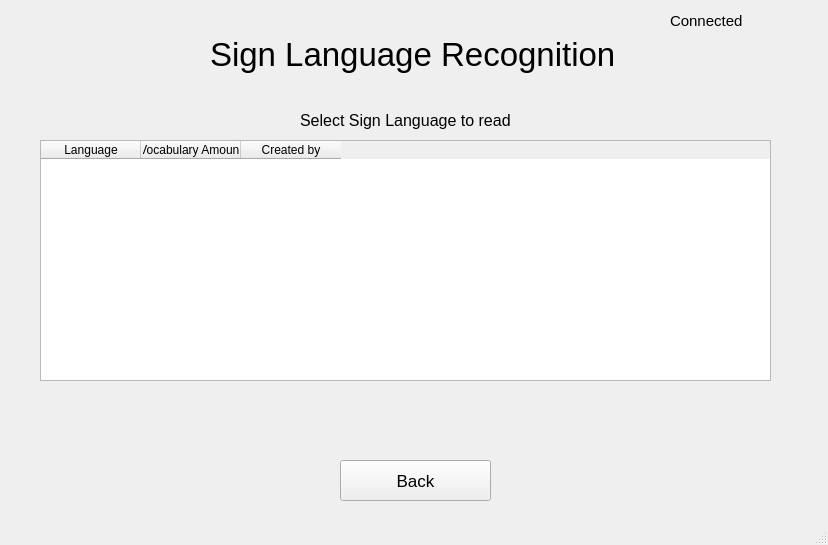
<?xml version="1.0" encoding="UTF-8"?>
<ui version="4.0">
 <class>MainWindow</class>
 <widget class="QMainWindow" name="MainWindow">
  <property name="geometry">
   <rect>
    <x>0</x>
    <y>0</y>
    <width>828</width>
    <height>545</height>
   </rect>
  </property>
  <property name="windowTitle">
   <string>MainWindow</string>
  </property>
  <widget class="QWidget" name="centralwidget">
   <widget class="QLabel" name="label">
    <property name="geometry">
     <rect>
      <x>210</x>
      <y>30</y>
      <width>533</width>
      <height>48</height>
     </rect>
    </property>
    <property name="minimumSize">
     <size>
      <width>533</width>
      <height>48</height>
     </size>
    </property>
    <property name="font">
     <font>
      <pointsize>25</pointsize>
     </font>
    </property>
    <property name="text">
     <string>Sign Language Recognition</string>
    </property>
   </widget>
   <widget class="QLabel" name="connectionLabel">
    <property name="geometry">
     <rect>
      <x>670</x>
      <y>10</y>
      <width>121</width>
      <height>21</height>
     </rect>
    </property>
    <property name="font">
     <font>
      <pointsize>11</pointsize>
     </font>
    </property>
    <property name="text">
     <string>Connected</string>
    </property>
   </widget>
   <widget class="QPushButton" name="backButton">
    <property name="geometry">
     <rect>
      <x>340</x>
      <y>460</y>
      <width>151</width>
      <height>41</height>
     </rect>
    </property>
    <property name="font">
     <font>
      <pointsize>13</pointsize>
     </font>
    </property>
    <property name="text">
     <string>Back</string>
    </property>
   </widget>
   <widget class="QLabel" name="label_3">
    <property name="geometry">
     <rect>
      <x>300</x>
      <y>100</y>
      <width>221</width>
      <height>41</height>
     </rect>
    </property>
    <property name="font">
     <font>
      <pointsize>12</pointsize>
     </font>
    </property>
    <property name="text">
     <string>Select Sign Language to read</string>
    </property>
   </widget>
   <widget class="QTableWidget" name="languageTable">
    <property name="geometry">
     <rect>
      <x>40</x>
      <y>140</y>
      <width>731</width>
      <height>241</height>
     </rect>
    </property>
    <column>
     <property name="text">
      <string>Language</string>
     </property>
    </column>
    <column>
     <property name="text">
      <string>Vocabulary Amount</string>
     </property>
    </column>
    <column>
     <property name="text">
      <string>Created by</string>
     </property>
    </column>
   </widget>
  </widget>
  <widget class="QStatusBar" name="statusbar"/>
 </widget>
 <resources/>
 <connections/>
</ui>
